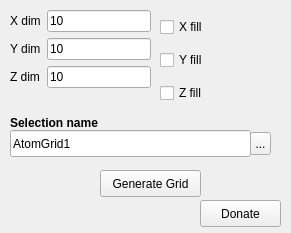
<?xml version="1.0" encoding="UTF-8"?>
<ui version="4.0">
 <class>Form</class>
 <widget class="QWidget" name="Form">
  <property name="geometry">
   <rect>
    <x>0</x>
    <y>0</y>
    <width>291</width>
    <height>233</height>
   </rect>
  </property>
  <property name="windowTitle">
   <string>Form</string>
  </property>
  <widget class="QWidget" name="formLayoutWidget">
   <property name="geometry">
    <rect>
     <x>10</x>
     <y>10</y>
     <width>141</width>
     <height>101</height>
    </rect>
   </property>
   <layout class="QFormLayout" name="formLayout">
    <item row="0" column="0">
     <widget class="QLabel" name="label">
      <property name="text">
       <string>X dim</string>
      </property>
     </widget>
    </item>
    <item row="0" column="1">
     <widget class="QLineEdit" name="lineEdit">
      <property name="text">
       <string>10</string>
      </property>
     </widget>
    </item>
    <item row="1" column="0">
     <widget class="QLabel" name="label_2">
      <property name="text">
       <string>Y dim</string>
      </property>
     </widget>
    </item>
    <item row="1" column="1">
     <widget class="QLineEdit" name="lineEdit_2">
      <property name="text">
       <string>10</string>
      </property>
     </widget>
    </item>
    <item row="2" column="0">
     <widget class="QLabel" name="label_3">
      <property name="text">
       <string>Z dim</string>
      </property>
     </widget>
    </item>
    <item row="2" column="1">
     <widget class="QLineEdit" name="lineEdit_3">
      <property name="text">
       <string>10</string>
      </property>
     </widget>
    </item>
   </layout>
  </widget>
  <widget class="QWidget" name="verticalLayoutWidget">
   <property name="geometry">
    <rect>
     <x>160</x>
     <y>10</y>
     <width>121</width>
     <height>101</height>
    </rect>
   </property>
   <layout class="QVBoxLayout" name="verticalLayout">
    <item>
     <widget class="QCheckBox" name="checkBox_3">
      <property name="text">
       <string>X fill</string>
      </property>
     </widget>
    </item>
    <item>
     <widget class="QCheckBox" name="checkBox_2">
      <property name="text">
       <string>Y fill</string>
      </property>
     </widget>
    </item>
    <item>
     <widget class="QCheckBox" name="checkBox">
      <property name="text">
       <string>Z fill</string>
      </property>
     </widget>
    </item>
   </layout>
  </widget>
  <widget class="QPushButton" name="pushButton">
   <property name="geometry">
    <rect>
     <x>100</x>
     <y>170</y>
     <width>101</width>
     <height>27</height>
    </rect>
   </property>
   <property name="text">
    <string>Generate Grid</string>
   </property>
  </widget>
  <widget class="QLabel" name="label_4">
   <property name="geometry">
    <rect>
     <x>10</x>
     <y>110</y>
     <width>121</width>
     <height>26</height>
    </rect>
   </property>
   <property name="font">
    <font>
     <weight>75</weight>
     <bold>true</bold>
    </font>
   </property>
   <property name="text">
    <string>Selection name</string>
   </property>
  </widget>
  <widget class="QLineEdit" name="lineEdit_4">
   <property name="geometry">
    <rect>
     <x>10</x>
     <y>130</y>
     <width>241</width>
     <height>27</height>
    </rect>
   </property>
   <property name="text">
    <string>AtomGrid1</string>
   </property>
  </widget>
  <widget class="QPushButton" name="pushButton_2">
   <property name="geometry">
    <rect>
     <x>200</x>
     <y>200</y>
     <width>81</width>
     <height>27</height>
    </rect>
   </property>
   <property name="toolTip">
    <string>Donate to project development any you wish.</string>
   </property>
   <property name="text">
    <string>Donate</string>
   </property>
   <property name="iconSize">
    <size>
     <width>200</width>
     <height>24</height>
    </size>
   </property>
  </widget>
  <widget class="QToolButton" name="toolButton">
   <property name="geometry">
    <rect>
     <x>250</x>
     <y>132</y>
     <width>21</width>
     <height>23</height>
    </rect>
   </property>
   <property name="text">
    <string>...</string>
   </property>
  </widget>
 </widget>
 <resources/>
 <connections/>
</ui>
